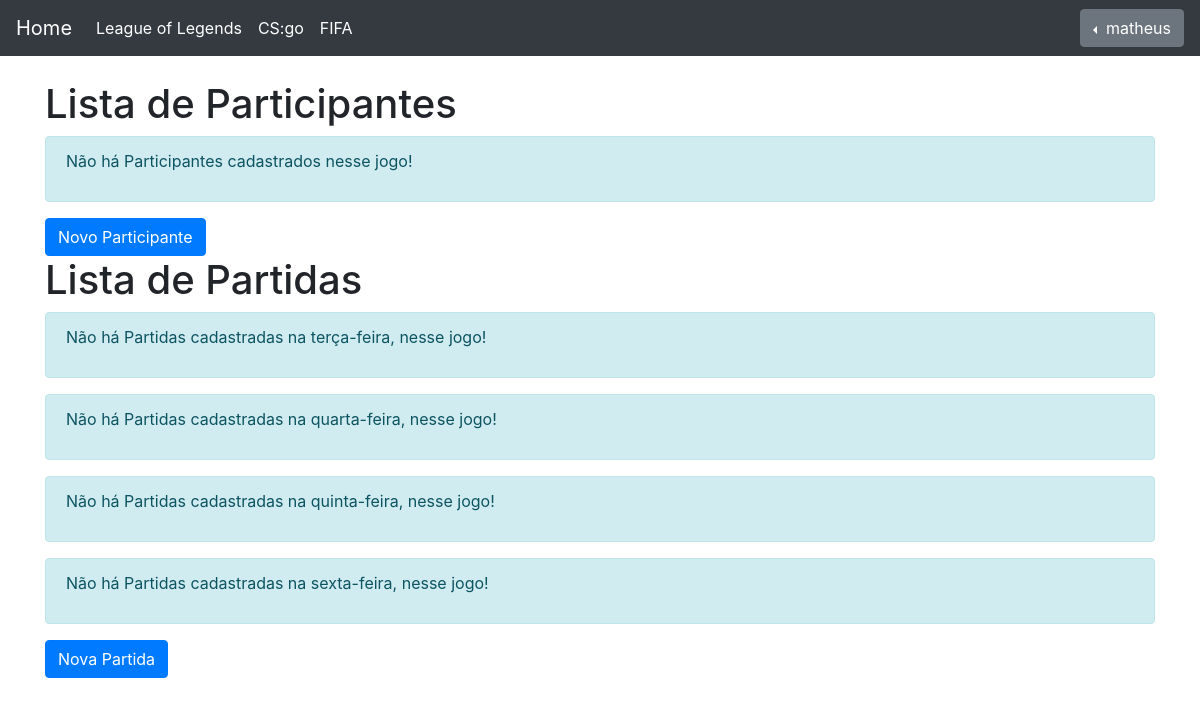
The page /participantes/lista-participantes-partidas-fifa/ (signed in) on the database as committed earlier.
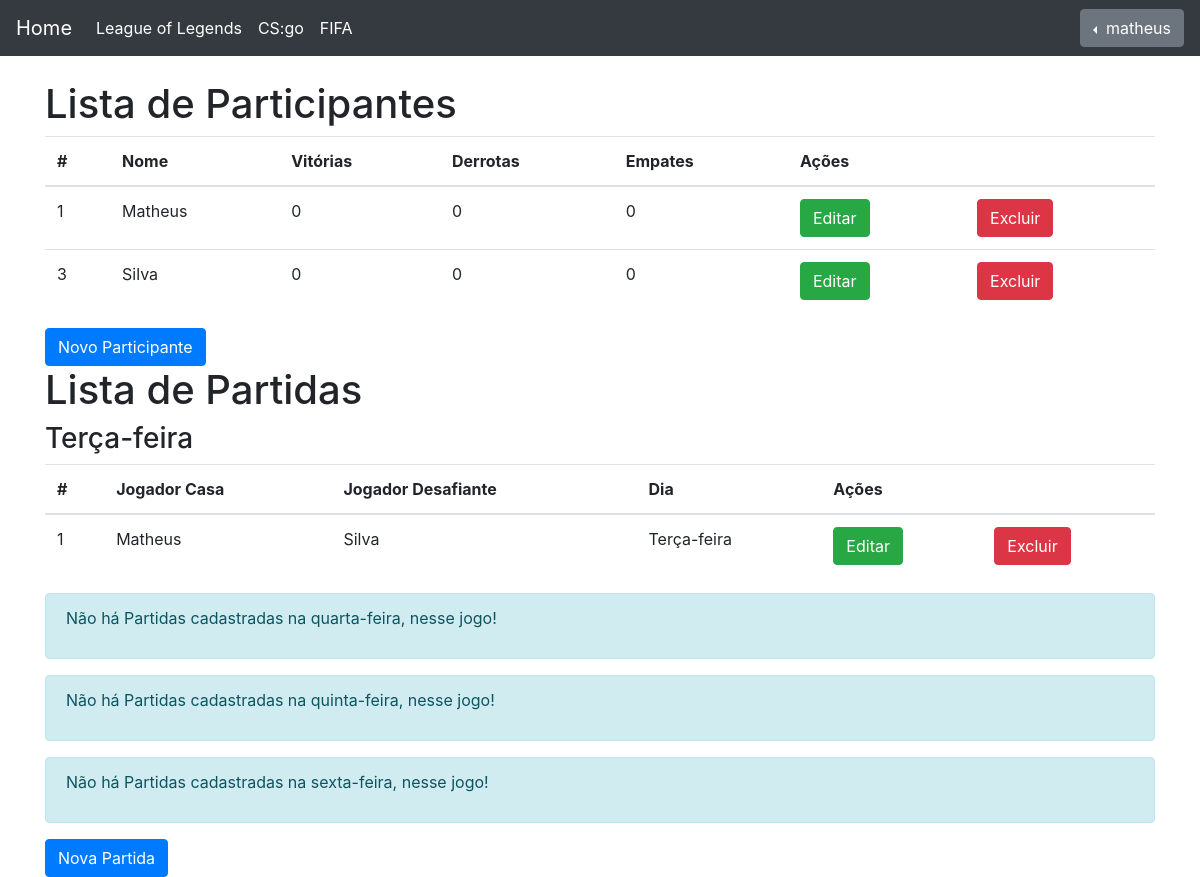
The same page on the database as committed later.
### participante/models.py (models this page shows, shortened)
class Participante(models.Model):
    JOGO_CHOICES = (
        ('LOL', 'League of Legends'),
        ('FIFA', 'FIFA'),
        ('CSGO', 'CS:GO'),
    )
    nome = models.CharField(max_length=200, verbose_name='Nome')
    jogo = models.CharField(verbose_name='Jogo', max_length=4, choices=JOGO_CHOICES)
    vitoria = models.IntegerField(verbose_name='Vitorias', default=0)
    derrota = models.IntegerField(verbose_name='Derrotas', default=0)
    empate = models.IntegerField(verbose_name='Empates', default=0)

class Partida(models.Model):
    DIA_CHOICES = (
        ('T', 'Terça-feira'),
        ('Q', 'Quarta-feira'),
        ('QI', 'Quinta-feira'),
        ('S', 'Sexta-feira'),
    )
    JOGO_CHOICES = (
        ('LOL', 'League of Legends'),
        ('FIFA', 'FIFA'),
        ('CSGO', 'CS:GO'),
    )
    jogo = models.CharField(verbose_name='Jogo', max_length=4, choices=JOGO_CHOICES)
    dia = models.CharField(verbose_name='Dia', max_length=2, choices=DIA_CHOICES)
    participante_casa = models.ForeignKey(Participante, related_name='participante_casa', on_delete=models.PROTECT)
    participante_desafiante = models.ForeignKey(Participante, related_name='participante_desafiante', on_delete=models.PROTECT)

### participante/views.py (the view)
@login_required
def lista_participantes_partidas_fifa(request):
    participantes = Participante.objects.filter(jogo = 'FIFA')
    partidas_terca = Partida.objects.filter(jogo = 'FIFA', dia = 'T')
    partidas_quarta = Partida.objects.filter(jogo = 'FIFA', dia = 'Q')
    partidas_quinta = Partida.objects.filter(jogo = 'FIFA', dia = 'QI')
    partidas_sexta = Partida.objects.filter(jogo = 'FIFA', dia = 'S')
    return render(request, 'participantes/lista_participantes_partidas.html', {'participantes': participantes, 'partidas_terca': partidas_terca, 'partidas_quarta':partidas_quarta, 'partidas_quinta':partidas_quinta, 'partidas_sexta':partidas_sexta})

### participante/templates/participantes/lista_participantes_partidas.html (shortened to what the changed rows need)
{% extends "base.html" %}
{% block body %}
    <h1>Lista de Participantes</h1>
    {% if participantes %}
        <table class="table">
            <thead>
                <tr>
                    <th>#</th>
                    <th>Nome</th>
                    <th>Vitórias</th>
                    <th>Derrotas</th>
                    <th>Empates</th>
                    <th colspan="2">Ações</th>
                </tr>
            </thead>
            <tbody>
                {% for p in participantes %}
                    <tr>
                        <td>{{p.id}}</td>
                        <td>{{p.nome}}</td>
                        <td>{{p.vitoria}}</td>
                        <td>{{p.derrota}}</td>
                        <td>{{p.empate}}</td>
                        <td><a href="{% url 'participantes:editar-participante' p.id %}" class="btn btn-success">Editar</a></td>
                        <td><a href="{% url 'participantes:excluir-participante' p.id %}" class="btn btn-danger">Excluir</a></td>
                    </tr>
                {% endfor %}
            </tbody>
        </table>
    {% else %}
        <div class="alert alert-info">
            <p>Não há Participantes cadastrados nesse jogo!</p>
        </div>
    {% endif %}
    <a href="{% url 'participantes:novo-participante' %}" class="btn btn-primary" role="button">Novo Participante</a>
    <br>
    <h1>Lista de Partidas</h1>
    {% if partidas_terca %}
        <h3>Terça-feira</h3>
        <table class="table">
            <thead>
                <tr>
                    <th>#</th>
                    <th>Jogador Casa</th>
                    <th>Jogador Desafiante</th>
                    <th>Dia</th>
                    <th colspan="2">Ações</th>
                </tr>
            </thead>
            <tbody>
                {% for p in partidas_terca %}
                    <tr>
                        <td>{{p.id}}</td>
                        <td>{{p.participante_casa.nome}}</td>
                        <td>{{p.participante_desafiante.nome}}</td>
                        <td>{{p.get_dia_display}}</td>
                        <td><a href="{% url 'participantes:editar-partida' p.id %}" class="btn btn-success">Editar</a></td>
                        <td><a href="{% url 'participantes:excluir-partida' p.id %}" class="btn btn-danger">Excluir</a></td>
                    </tr>
                {% endfor %}
            </tbody>
        </table>
    {% else %}
        <div class="alert alert-info">
            <p>Não há Partidas cadastradas na terça-feira, nesse jogo!</p>
        </div>
    {% endif %}
    {% if partidas_quarta %}
        <h3>Quarta-feira</h3>
        <table class="table">
            <thead>
                <tr>
                    <th>#</th>
                    <th>Jogador Casa</th>
                    <th>Jogador Desafiante</th>
                    <th>Dia</th>
                    <th colspan="2">Ações</th>
                </tr>
            </thead>
            <tbody>
                {% for p in partidas_quarta %}
                    <tr>
                        <td>{{p.id}}</td>
                        <td>{{p.participante_casa.nome}}</td>
                        <td>{{p.participante_desafiante.nome}}</td>
                        <td>{{p.get_dia_display}}</td>
                        <td><a href="{% url 'participantes:editar-partida' p.id %}" class="btn btn-success">Editar</a></td>
                        <td><a href="{% url 'participantes:excluir-partida' p.id %}" class="btn btn-danger">Excluir</a></td>
                    </tr>
                {% endfor %}
            </tbody>
        </table>
    {% else %}
        <div class="alert alert-info">
            <p>Não há Partidas cadastradas na quarta-feira, nesse jogo!</p>
        </div>
    {% endif %}
    {% if partidas_quinta %}
        <h3>Quinta-feira</h3>
        <table class="table">
            <thead>
                <tr>
                    <th>#</th>
                    <th>Jogador Casa</th>
                    <th>Jogador Desafiante</th>
                    <th>Dia</th>
                    <th colspan="2">Ações</th>
                </tr>
            </thead>
            <tbody>
                {% for p in partidas_quinta %}
                    <tr>
                        <td>{{p.id}}</td>
                        <td>{{p.participante_casa.nome}}</td>
                        <td>{{p.participante_desafiante.nome}}</td>
                        <td>{{p.get_dia_display}}</td>
                        <td><a href="{% url 'participantes:editar-partida' p.id %}" class="btn btn-success">Editar</a></td>
                        <td><a href="{% url 'participantes:excluir-partida' p.id %}" class="btn btn-danger">Excluir</a></td>
                    </tr>
                {% endfor %}
            </tbody>
        </table>
    {% else %}
        <div class="alert alert-info">
            <p>Não há Partidas cadastradas na quinta-feira, nesse jogo!</p>
        </div>
    {% endif %}
    {% if partidas_sexta %}
        <h3>Sexta-feira</h3>
        <table class="table">
            <thead>
                <tr>
                    <th>#</th>
                    <th>Jogador Casa</th>
                    <th>Jogador Desafiante</th>
                    <th>Dia</th>
                    <th colspan="2">Ações</th>
                </tr>
            </thead>
            <tbody>
                {% for p in partidas_sexta %}
                    <tr>
                        <td>{{p.id}}</td>
                        <td>{{p.participante_casa.nome}}</td>
                        <td>{{p.participante_desafiante.nome}}</td>
                        <td>{{p.get_dia_display}}</td>
                        <td><a href="{% url 'participantes:editar-partida' p.id %}" class="btn btn-success">Editar</a></td>
                        <td><a href="{% url 'participantes:excluir-partida' p.id %}" class="btn btn-danger">Excluir</a></td>
                    </tr>
                {% endfor %}
            </tbody>
        </table>
    {% else %}
        <div class="alert alert-info">
            <p>Não há Partidas cadastradas na sexta-feira, nesse jogo!</p>
        </div>
    {% endif %}
    <a href="{% url 'participantes:nova-partida' %}" class="btn btn-primary" role="button">Nova Partida</a>
{% endblock body %}

Rows that differ between the two databases and show on the page:
added Participante: id "1", nome "Matheus", vitoria "0", derrota "0", empate "0"
added Participante: id "3", nome "Silva", vitoria "0", derrota "0", empate "0"
added Partida: id "1", participante_casa.nome "Matheus", participante_desafiante.nome "Silva", dia "Terça-feira"
Other text that changed with them:
text no longer shown: "Não há Participantes cadastrados nesse jogo! Não há Partidas cadastradas na terça-feira, nesse jogo!"
text now shown: "# Nome Vitórias Derrotas Empates Ações Terça-feira # Jogador Casa Jogador Desafiante Dia Ações"
